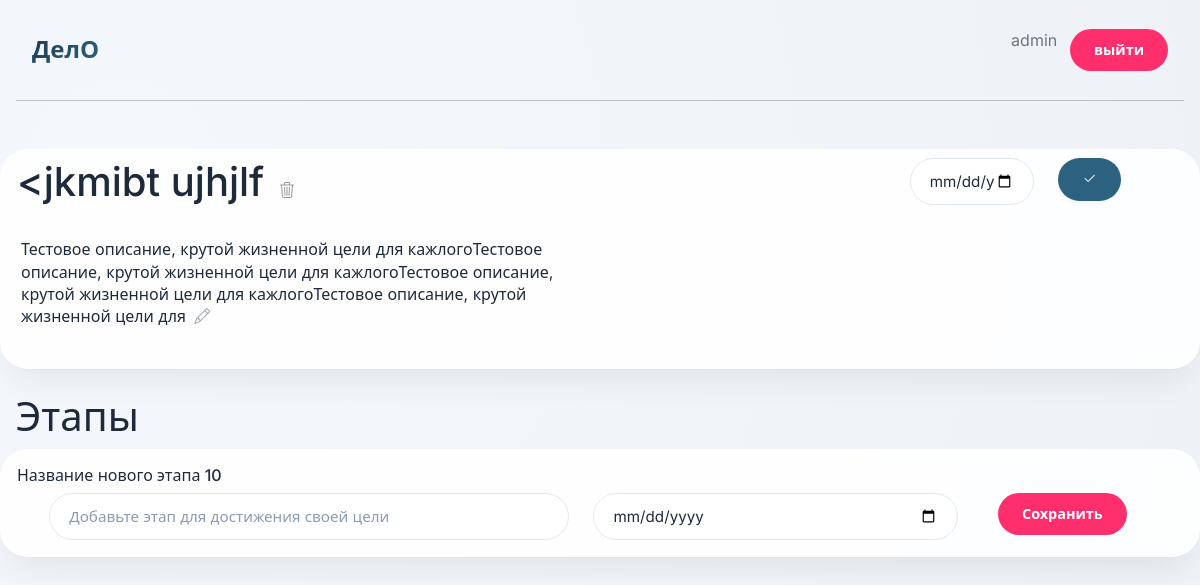
Screenshot of /roadmap/10/ (signed in) with the database file from the repository.
### Delo_app/models.py (models this page shows, shortened)
class Roadmaps(models.Model):
    User = models.ForeignKey(settings.AUTH_USER_MODEL,
        on_delete=models.CASCADE)
    Title = models.CharField(max_length=35)
    Description = models.CharField(max_length=200, null=True)
    goald_date = models.DateField(null=True)
    Badge=models.CharField(null=True,max_length=310)
    class Meta:
        ordering =['User','-id']

### Delo_app/views.py (the view)
# urls.py: path('roadmap/<int:index>/', views.Roadmap, name='Roadmap'),
@login_required
def Roadmap(request, index):
    roadmap = get_object_or_404(Roadmaps, id=index)
    stages = Stages.objects.filter(Roadmap=index).prefetch_related(
    'tasks_set__steps_set'
)
    if request.user != roadmap.User:
        return redirect(homePage)
    form = RoadmapDescription(instance=roadmap)
    form2 = StageTitle(instance=roadmap)
    dateForm = RoadmapDate(instance=roadmap)
    taskTitleForm = TaskTitle()
    StepForm = stepsTitle()
    if request.method == 'POST':
        form = RoadmapDescription(request.POST, instance=roadmap)
        if form.is_valid():
            form.save()
            return redirect(request.path)
    context = {
        'username': request.user.username,
        'roadmap': roadmap,
        'form': form,
        'stages':stages,
        'form2':form2,
        'dateForm':dateForm,
        'index':index,
        'taskTitleForm':taskTitleForm,
        'StepForm': StepForm,
    }
    return render(request, "Delo_app/RoadmapPage.html", context)

### Delo_app/forms.py
class RoadmapDescription(ModelForm):
    class Meta:
        model = Roadmaps
        fields = ['Description']
        widgets = {
            'Description': forms.TextInput(attrs={
                'class': 'input-modern',
                'placeholder': "Вы еще не указали описание своей цели"
            })
        }

class StageTitle(ModelForm):
    class Meta:
        model = Stages
        fields = ['Stagetitle','goald_date']
        widgets = {
            'Stagetitle': forms.TextInput(attrs={
                'class': 'input-modern',
                'placeholder': "Добавьте этап для достижения своей цели"
            }),
            'goald_date': forms.DateInput(attrs={
                'type': 'date',
                'class': 'input-modern'
            }),
        }

### Delo_app/templates/Delo_app/RoadmapPage.html (shortened to what this page needs)
{% include "mainHead.html" %}
{% block content %}
<div class="container HeadofRoad glass-card">
    <div class="row">
        <div class="col-9">
            <h1 class="Title">
                {{ roadmap.Title }}
                <a class='fs-6' href="{% url 'Delitroadmap' index=roadmap.id %}"
                    style="color: #000;">
                    <i class="bi bi-trash3 editbi" ></i>
                </a>
            </h1>
        </div>
        <div class="col-3 Title">
            {%if roadmap.goald_date == false%}
                    <form method="post" class="row" action="{% url 'addRoadmapeDeadline' index=roadmap.id %}" >
                            <div class="col-6">
                                {{ dateForm.goald_date }}
                            </div>
                            <div class="col-1">
                                <button type="submit" class="btn-primary"><i class="bi bi-check2"></i></button>
                            </div>
                    </form>
            {%elif roadmap.goal_date == true%}
                <h3>{{roadmap.goald_date}} <i class="bi bi-pencil editbi fs-6"></i></h3>
            {% endif %}
        </div>
        <div class="container">
            <div class="row Description">
                <div class="col-12">
                    {%if roadmap.Description == false %}
                        <form method="post" class="row" >
                            <div class="col-10">
                                {% csrf_token %}
                                {{ form.Description }}
                            </div>
                            <div class="col-1">
                                <button type="submit" class="btn-primary">Сохранить</button>
                            </div>
                        </form>
                    {% elif roadmap.Description != false %}
                        <div class="col-6">
                            <p>{{roadmap.Description}} <i class="bi bi-pencil editbi"></i></p>
                        </div>
{% endif %}
</div>
            </div>
    </div>
    </div>
    </div>
<div class="container Stage">
    <div class="row">
        <div class="col-12">
            <h1>Этапы</h1>
        </div>
    </div>
</div>
<div class="container glass-card NewStage">
    <div class="row">
        <div class="col-3">
            <h6>Название нового этапа {{index}}</h6>
        </div>
        <div class="col-12">
            <div class="container">
                <div class="row">
                    <div class="col-10">
                        <form method="post" action="{% url 'addStage' index=roadmap.id %}">
                            <div class="container">
                                <div class="row">
                                    <div class="col-7">
                                        {{ form2.Stagetitle }}
                                    </div>
                                    <div class="col-5">
                                        {{ form2.goald_date }}
                                    </div>
                                </div>
                            </div>
                    </div>
                    <div class="col-1">
                        <button type="submit" class="btn-pink">Сохранить</button>
                    </div>
                </div>
            </div>
        </div>
    </div>
</div>
{% endblock %}

### templates/mainHead.html (shortened to what this page needs)
{% extends "Base.html" %}
{% block content %}
<div class="container Head">
    <div class="row">
        <div class="col-12">
    <div class="container" style="display: flex; align-items: center; justify-content: space-between; gap: 2rem; padding: 0.8rem 1rem; flex-wrap: wrap;">
        <a href="{% url 'homePage' %}" class="logo">ДелО</a>
        <div style="display: flex; gap: 0.8rem;">
         <span class="text-secondary">{{ user.username }}</span>
            <form method="post" action="{% url 'logout' %}">
    <button type="submit" class="btn-pink">выйти</button>
</form>
        </div>
    </div>
<hr>
        </div>
    </div>
</div>
{% endblock %}

### static/css/delo-ui.css (style rules this page uses)
:root { --color-bg: radial-gradient(circle at 10% 30%, #f4f7fc 0%, #eef2f7 100%); --color-surface: rgba(255, 255, 255, 0.88); --color-glass-light: rgba(255, 255, 255, 0.6); --color-glass-dark: rgba(240, 246, 252, 0.75); --color-text-primary: #1e2a3a; --color-text-secondary: #5b6e8c; --color-text-muted: #8b9bb0; --color-accent-blue: #2c6280; --color-accent-soft: #5f8dac; --color-accent-pink: #ff2e6c; --color-border-light: rgba(0, 0, 0, 0.05); --color-card-border: rgba(255, 255, 255, 0.6); --shadow-sm: 0 8px 20px rgba(0, 0, 0, 0.02), 0 2px 6px rgba(0, 0, 0, 0.02); --shadow-hover: 0 20px 35px -12px rgba(0, 0, 0, 0.1), 0 0 0 1px rgba(44, 98, 128, 0.15); --shadow-glass: 0 20px 35px -12px rgba(0, 0, 0, 0.08), 0 1px 2px rgba(0, 0, 0, 0.02); --border-radius-card: 28px; --border-radius-input: 28px; --border-radius-button: 40px; --border-radius-small: 16px; --transition-default: all 0.2s cubic-bezier(0.2, 0.9, 0.4, 1.1); }
body { background: var(--color-bg); font-family: 'Inter', system-ui, -apple-system, 'Segoe UI', Roboto, sans-serif; color: var(--color-text-primary); line-height: 1.4; margin: 0; padding: 0; }
.glass-card { background: var(--color-surface); backdrop-filter: blur(8px); border-radius: var(--border-radius-card); border: 1px solid var(--color-card-border); padding: 1.5rem; transition: var(--transition-default); box-shadow: var(--shadow-glass); }
.btn-primary { background: var(--color-accent-blue); border: none; border-radius: var(--border-radius-button); padding: 0.7rem 1.5rem; font-weight: 600; font-size: 0.9rem; color: white; display: inline-flex; align-items: center; gap: 8px; cursor: pointer; transition: var(--transition-default); width: fit-content; box-shadow: 0 2px 5px rgba(0, 0, 0, 0.05); }
.btn-pink { background: var(--color-accent-pink); border: none; border-radius: var(--border-radius-button); padding: 0.7rem 1.5rem; font-weight: 600; font-size: 0.9rem; color: white; cursor: pointer; transition: var(--transition-default); }
.input-modern { width: 100%; border: 1px solid #e2e8f0; border-radius: var(--border-radius-input); padding: 0.75rem 1.2rem; font-family: inherit; font-size: 0.95rem; transition: 0.2s; background: white; color: var(--color-text-primary); }
.input-modern::placeholder { color: var(--color-text-muted); }
.logo { font-weight: 700; font-size: 1.5rem; background: linear-gradient(135deg, #1e3b4f, #2c6280); background-clip: text; -webkit-background-clip: text; color: transparent; }
.text-secondary { color: var(--color-text-secondary); }
.container { max-width: 1300px; margin: 0 auto; padding: 0 1rem; }

### templates/mainHead.html (style rules this page uses)
.Head { margin-top: 2vh; }

### Delo_app/templates/Delo_app/RoadmapPage.html (style rules this page uses)
.HeadofRoad { margin-top: 4vh; }
.Description { margin-bottom: 3vh; margin-top: 3vh; }
.Title { margin-top: 1vh; }
.Stage { margin-top: 3vh; }
.NewStage { padding-top: 2vh; padding-bottom: 2vh; margin-bottom: 3vh; }
.editbi { opacity: 0.4; margin-left: 0.5vh; max-width: 1vh; max-width: 1px; }

### rows the page displays
Roadmaps: Title "<jkmibt ujhjlf", Description "Тестовое описание, крутой жизненной цели для кажлогоТестовое описание, крутой жизненной цели для кажлогоТестовое описание, крутой жизненной цели для кажлогоТестовое описание, крутой жизненной цели для"

### other values shown
{{ user.username }} "admin"
{{ index }} "10"
